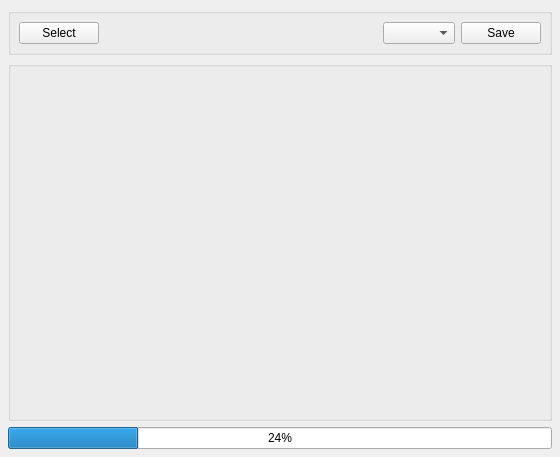
<?xml version="1.0" encoding="UTF-8"?>
<ui version="4.0">
 <class>imagewindow</class>
 <widget class="QWidget" name="imagewindow">
  <property name="geometry">
   <rect>
    <x>0</x>
    <y>0</y>
    <width>560</width>
    <height>457</height>
   </rect>
  </property>
  <property name="windowTitle">
   <string>Image</string>
  </property>
  <property name="toolTip">
   <string/>
  </property>
  <layout class="QVBoxLayout">
   <property name="spacing">
    <number>6</number>
   </property>
   <property name="leftMargin">
    <number>8</number>
   </property>
   <property name="topMargin">
    <number>8</number>
   </property>
   <property name="rightMargin">
    <number>8</number>
   </property>
   <property name="bottomMargin">
    <number>8</number>
   </property>
   <item>
    <widget class="QGroupBox" name="top_group">
     <property name="title">
      <string/>
     </property>
     <layout class="QHBoxLayout">
      <property name="spacing">
       <number>6</number>
      </property>
      <property name="leftMargin">
       <number>8</number>
      </property>
      <property name="topMargin">
       <number>8</number>
      </property>
      <property name="rightMargin">
       <number>8</number>
      </property>
      <property name="bottomMargin">
       <number>8</number>
      </property>
      <item>
       <widget class="QPushButton" name="selectButton">
        <property name="sizePolicy">
         <sizepolicy hsizetype="Preferred" vsizetype="Fixed">
          <horstretch>0</horstretch>
          <verstretch>0</verstretch>
         </sizepolicy>
        </property>
        <property name="maximumSize">
         <size>
          <width>32767</width>
          <height>32767</height>
         </size>
        </property>
        <property name="toolTip">
         <string>Save image</string>
        </property>
        <property name="text">
         <string>Select</string>
        </property>
       </widget>
      </item>
      <item>
       <spacer>
        <property name="orientation">
         <enum>Qt::Horizontal</enum>
        </property>
        <property name="sizeHint" stdset="0">
         <size>
          <width>40</width>
          <height>20</height>
         </size>
        </property>
       </spacer>
      </item>
      <item>
       <widget class="QComboBox" name="format">
        <property name="toolTip">
         <string>Image Codec</string>
        </property>
       </widget>
      </item>
      <item>
       <widget class="QPushButton" name="saveButton">
        <property name="sizePolicy">
         <sizepolicy hsizetype="Preferred" vsizetype="Fixed">
          <horstretch>0</horstretch>
          <verstretch>0</verstretch>
         </sizepolicy>
        </property>
        <property name="maximumSize">
         <size>
          <width>32767</width>
          <height>32767</height>
         </size>
        </property>
        <property name="toolTip">
         <string>Save image</string>
        </property>
        <property name="text">
         <string>Save</string>
        </property>
       </widget>
      </item>
     </layout>
    </widget>
   </item>
   <item>
    <widget class="QGroupBox" name="displayFrame">
     <property name="sizePolicy">
      <sizepolicy hsizetype="Preferred" vsizetype="Expanding">
       <horstretch>0</horstretch>
       <verstretch>0</verstretch>
      </sizepolicy>
     </property>
     <property name="title">
      <string/>
     </property>
    </widget>
   </item>
   <item>
    <widget class="QProgressBar" name="progress">
     <property name="value">
      <number>24</number>
     </property>
    </widget>
   </item>
  </layout>
 </widget>
 <layoutdefault spacing="6" margin="11"/>
 <pixmapfunction>qPixmapFromMimeSource</pixmapfunction>
 <resources/>
 <connections/>
</ui>
